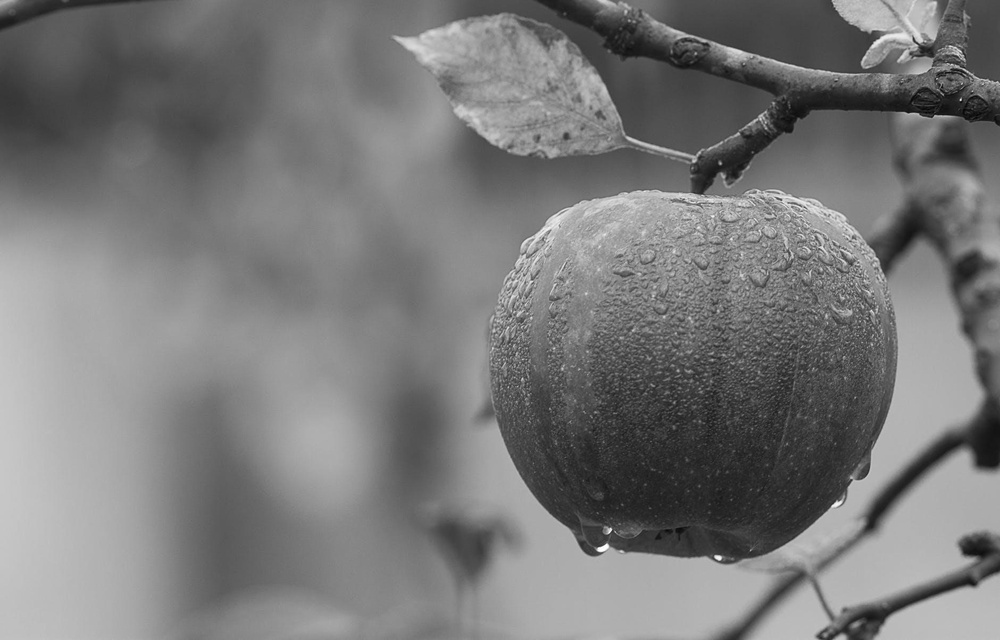
%> input picture LAB566/Assignment_1/Problem 1/image1.jpg, 1000 x 640 px, shrunk from 1880 x 1204 before the run
$ octave Problem1.m   (GNU Octave 9; MATLAB toolbox functions it lacks are replaced by stand-ins)
%> lines starting %> are read from the running program, lines starting %| are printed output that depends on the picture
clear all;
close all;
clc;

% Call the histogram_matching function
matched_img = Histogram.histogram_matching('image1.jpg', 'image2.jpg');
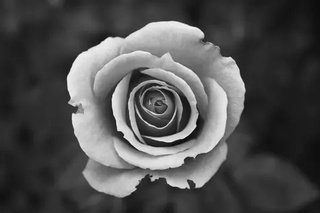
%> input picture LAB566/Assignment_1/Problem 1/image2.jpg, 320 x 213 px, shrunk from 602 x 401 before the run
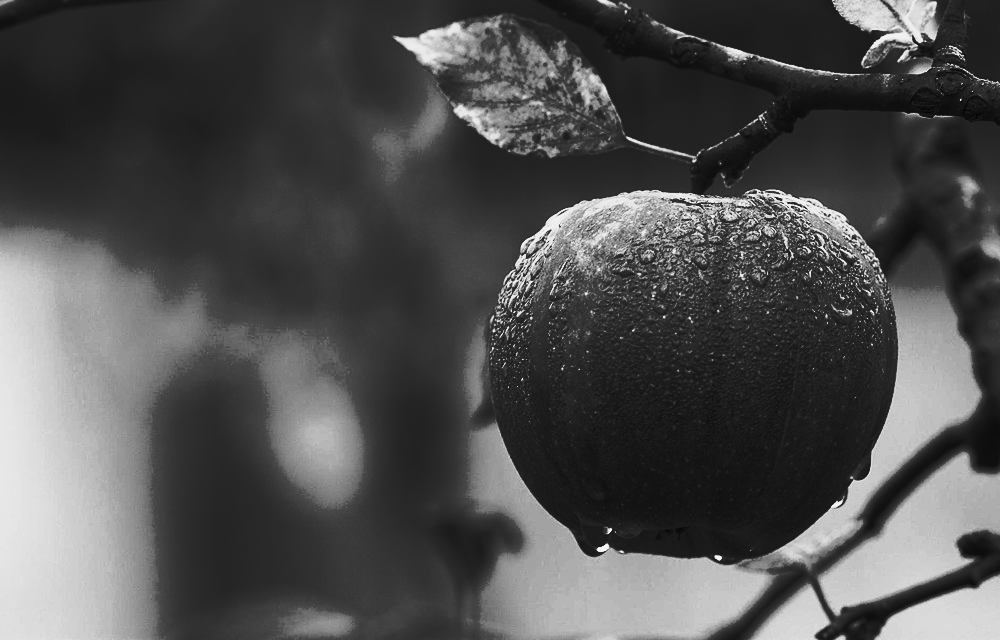
%> matched_img: size 640x1000 double; min 0, max 250, mean 79.8

% Save the matched image
imwrite(uint8(matched_img), 'matched_image.jpg');

% Read input images
img1 = imread('image1.jpg');
%> img1 is the input picture: size 640x1000 uint8; min 1, max 255, mean 121.2
img2 = imread('image2.jpg');
%> img2 is the input picture: size 213x320x3 uint8; min 0, max 250, mean 79.6

% Compute histograms
hist1 = Histogram.compute_histogram(img1);
%> hist1 = 256 values, max 7446 at index 175, min 0 at index 1, mean 2500
hist2 = Histogram.compute_histogram(img2);
%> hist2 = 256 values, max 4479 at index 49, min 0 at index 2, mean 798.8
matched_hist = Histogram.compute_histogram(matched_img);
%> matched_hist = 256 values, max 15032 at index 42, min 0 at index 2, mean 2500

% Display histograms
figure;
subplot(3, 2, 1);

imshow(img1);
title('Image 1');
subplot(3, 2, 2);

imshow(img2);
title('Image 2');
subplot(3, 2, 3);

bar(hist1);
title('Histogram of Image 1');
subplot(3, 2, 4);

bar(hist2);
title('Histogram of Image 2');
subplot(3, 2, 5);

imshow(uint8(matched_img));
title('Matched Image');
subplot(3, 2, 6);

bar(matched_hist);
title('Histogram of Matched Image');
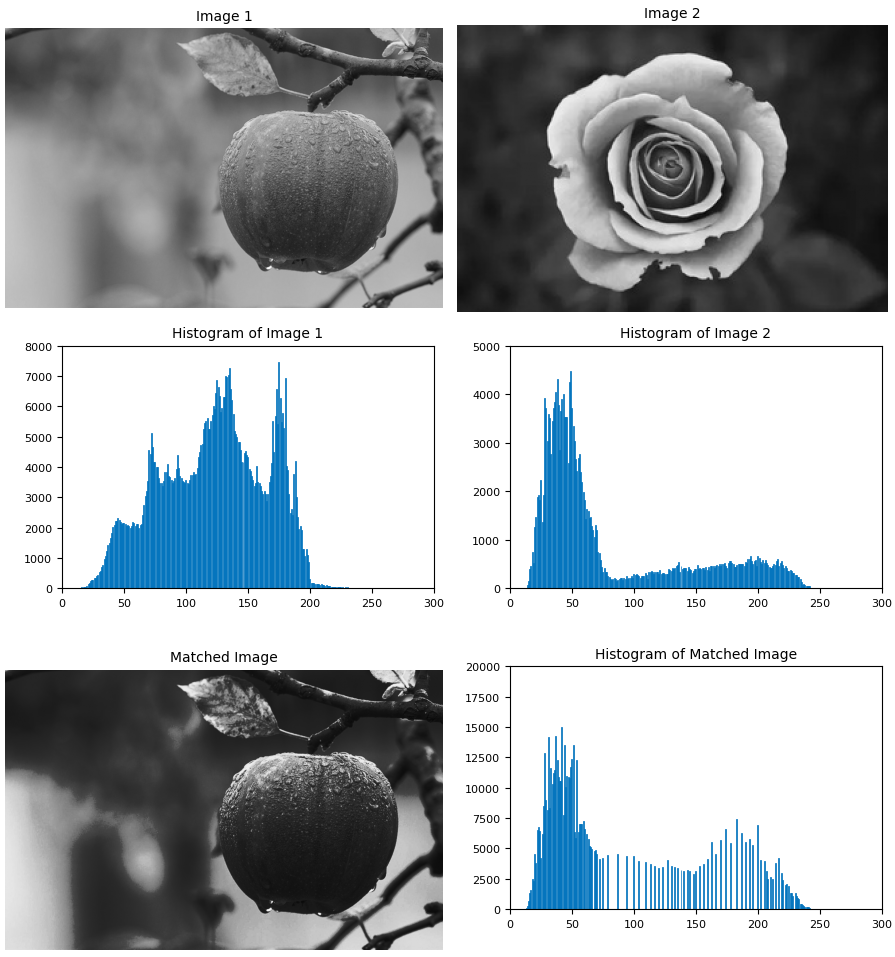
%> figure redrawn from the program's plot data, 6 panels
